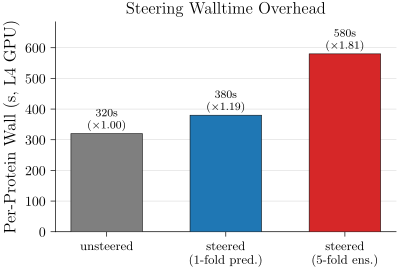

Recreate this plot in Python.
# P28_v1: Steering walltime overhead — simple grouped bar (unsteered / 1-fold steered / 5-fold ens steered).
# Visualizes: E069
# DATA: inline from E069 prose (approximate)
import sys
from pathlib import Path
sys.path.insert(0, str(Path(__file__).parent.parent))
from plot_utils import figsize
import matplotlib.pyplot as plt
import numpy as np

cats = ["unsteered", "steered\n(1-fold pred.)", "steered\n(5-fold ens.)"]
# Per-protein wall (s) on an L4 GPU at L=500, nsteps=400, batch=4
walltime = [320, 380, 580]   # approximate
ratio    = [1.0, 1.19, 1.81]

x = np.arange(len(cats))
fig, ax = plt.subplots(figsize=figsize(0.7))
colors = ["#7f7f7f", "#1f77b4", "#d62728"]
bars = ax.bar(x, walltime, width=0.6, color=colors, edgecolor="black", lw=0.4, zorder=3)
for b, v, r in zip(bars, walltime, ratio):
    ax.text(b.get_x() + b.get_width() / 2, v + 8, f"{v}s\n($\\times{r:.2f}$)",
            ha="center", va="bottom", fontsize=8)

ax.set_xticks(x); ax.set_xticklabels(cats, fontsize=9)
ax.set_ylabel("Per-Protein Wall (s, L4 GPU)")
ax.set_title("Steering Walltime Overhead")
ax.spines[["top", "right"]].set_visible(False)
ax.grid(True, lw=0.4, alpha=0.5, zorder=0, axis="y")
ax.set_ylim(0, max(walltime) * 1.18)

fig.savefig(Path(__file__).with_suffix(".pdf"))
